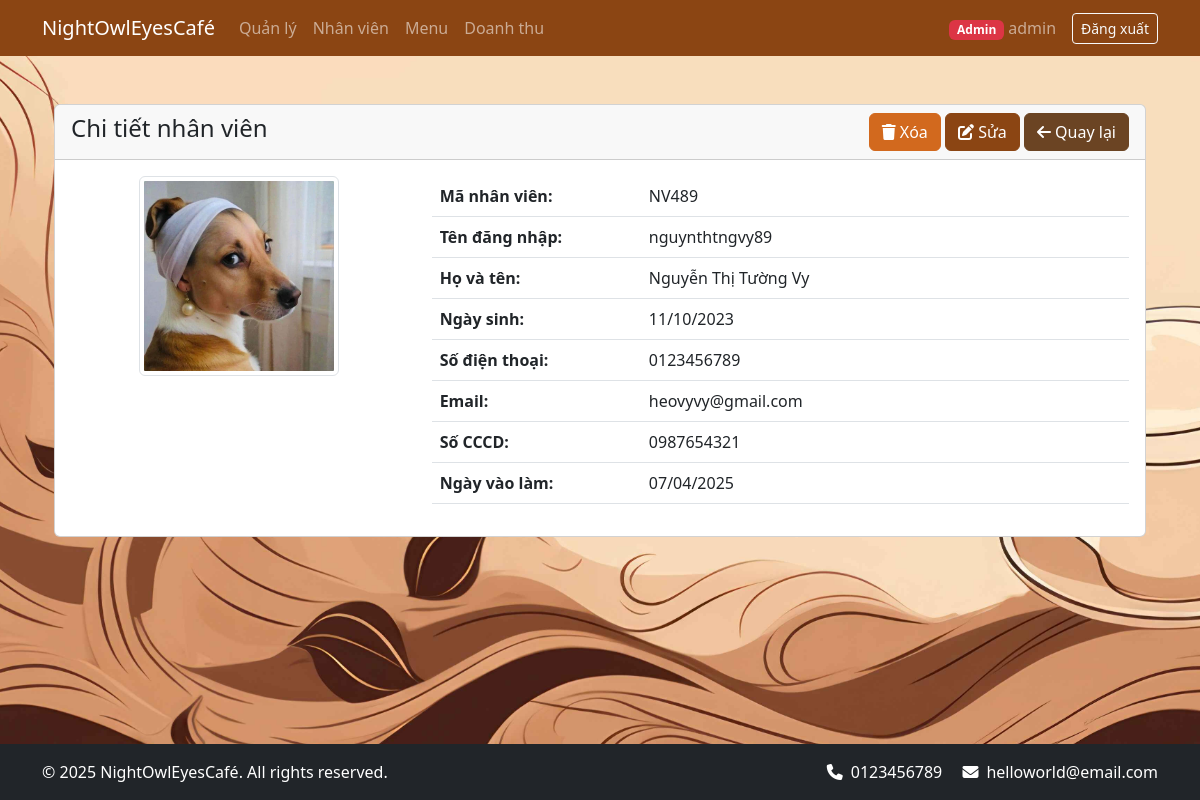
Screenshot of /nhanvien/detail?id=3 (signed in) with the database file from the repository.
### tables this page shows
CREATE TABLE IF NOT EXISTS `users` (
  `id` int NOT NULL AUTO_INCREMENT,
  `username` varchar(50) NOT NULL,
  `password` varchar(255) NOT NULL,
  `role` enum('admin','staff') NOT NULL,
  `staff_id` varchar(10) DEFAULT NULL,
  `created_at` timestamp NULL DEFAULT CURRENT_TIMESTAMP,
  PRIMARY KEY (`id`),
  UNIQUE KEY `username` (`username`)
);

CREATE TABLE IF NOT EXISTS `staff` (
  `id` int NOT NULL AUTO_INCREMENT,
  `staff_id` varchar(10) NOT NULL,
  `name` varchar(100) NOT NULL,
  `dob` date NOT NULL,
  `phone` varchar(15) NOT NULL,
  `email` varchar(100) NOT NULL,
  `id_card` varchar(20) NOT NULL,
  `image` varchar(255) DEFAULT NULL,
  `hire_date` date NOT NULL,
  `created_at` timestamp NULL DEFAULT CURRENT_TIMESTAMP,
  PRIMARY KEY (`id`),
  UNIQUE KEY `staff_id` (`staff_id`),
  UNIQUE KEY `id_card` (`id_card`)
);

### controllers/BaseController.php (called while the page is built, shortened)
<?php
class BaseController {
    public function __construct() {
        $database = new Database();
        $this->db = $database->getConnection();
    }
    protected function render($view, $data = []) {
        extract($data);
        include_once 'views/layouts/header.php';
        include_once "views/$view.php";
        include_once 'views/layouts/footer.php';
    }
}
?>

### controllers/StaffController.php (called while the page is built, shortened)
<?php
require_once __DIR__ . '/../models/StaffModel.php';
class StaffController extends BaseController {
    private $staffModel;
    public function __construct() {
        $this->staffModel = new StaffModel($this->db);
    }
    public function detail() {
        $id = $_GET['id'];
        $staff = $this->staffModel->getStaffById($id);
        $this->render('nhanvien_detail', [
            'staff' => $staff
        ]);
    }
}
?>

### config/database.php (called while the page is built, shortened)
<?php
class Database {
    private $host = DB_HOST;
    private $db_name = DB_NAME;
    private $username = DB_USER;
    private $password = DB_PASS;
    public function getConnection() {
        $this->conn = null;
        try {
            $this->conn = new PDO("mysql:host=" . $this->host . ";dbname=" . $this->db_name, $this->username, $this->password);
            $this->conn->setAttribute(PDO::ATTR_ERRMODE, PDO::ERRMODE_EXCEPTION);
            $this->conn->exec("set names utf8");
        } catch(PDOException $e) {
            echo "Connection error: " . $e->getMessage();
        }
        return $this->conn;
    }
}
?>

### models/StaffModel.php (called while the page is built, shortened)
<?php
class StaffModel {
    private $db;
    public function __construct($db) {
        $this->db = $db;
    }
    public function getStaffById($id) {
        $query = "SELECT s.*, u.username
                 FROM staff s
                 LEFT JOIN users u ON s.staff_id = u.staff_id
                 WHERE s.id = ?";
        $stmt = $this->db->prepare($query);
        $stmt->execute([$id]);
        return $stmt->fetch(PDO::FETCH_ASSOC);
    }
}

### views/nhanvien_detail.php (the view)
<?php require_once 'layouts/header.php'; ?>
<div class="container mt-4">
    <div class="row">
        <div class="col-md-12">
            <div class="card">
                <div class="card-header d-flex justify-content-between align-items-center">
                    <h4>Chi tiết nhân viên</h4>
                    <div>
                        <?php if ($_SESSION['user_role'] === 'admin'): ?>
                            <a href="<?= BASE_URL ?>/nhanvien/delete?id=<?= $staff['id'] ?>"
                               class="btn btn-danger"
                               onclick="return confirm('Bạn có chắc chắn muốn xóa nhân viên này không? Hành động này không thể hoàn tác.');">
                                <i class="fas fa-trash"></i> Xóa
                            </a>
                        <?php endif; ?>
                        <a href="<?= BASE_URL ?>/nhanvien/edit?id=<?= $staff['id'] ?>" class="btn btn-primary">
                            <i class="fas fa-edit"></i> Sửa
                        </a>
                        <a href="<?= BASE_URL ?>/nhanvien" class="btn btn-secondary">
                            <i class="fas fa-arrow-left"></i> Quay lại
                        </a>
                    </div>
                </div>
                <div class="card-body">
                    <div class="row">
                        <div class="col-md-4 text-center">
                            <?php if ($staff['image']): ?>
                                <img src="<?= BASE_URL ?>/uploads/staff/<?= $staff['image'] ?>"
                                     class="img-thumbnail mb-3"
                                     style="max-width: 200px;">
                            <?php else: ?>
                                <img src="https://via.placeholder.com/200x200?text=No+Image"
                                     class="img-thumbnail mb-3"
                                     style="max-width: 200px;">
                            <?php endif; ?>
                        </div>
                        <div class="col-md-8">
                            <table class="table">
                                <tr>
                                    <th style="width: 30%">Mã nhân viên:</th>
                                    <td><?= htmlspecialchars($staff['staff_id']) ?></td>
                                </tr>
                                <tr>
                                    <th>Tên đăng nhập:</th>
                                    <td><?= htmlspecialchars($staff['username']) ?></td>
                                </tr>
                                <tr>
                                    <th>Họ và tên:</th>
                                    <td><?= htmlspecialchars($staff['name']) ?></td>
                                </tr>
                                <tr>
                                    <th>Ngày sinh:</th>
                                    <td><?= date('d/m/Y', strtotime($staff['dob'])) ?></td>
                                </tr>
                                <tr>
                                    <th>Số điện thoại:</th>
                                    <td><?= htmlspecialchars($staff['phone']) ?></td>
                                </tr>
                                <tr>
                                    <th>Email:</th>
                                    <td><?= htmlspecialchars($staff['email']) ?></td>
                                </tr>
                                <tr>
                                    <th>Số CCCD:</th>
                                    <td><?= htmlspecialchars($staff['id_card']) ?></td>
                                </tr>
                                <tr>
                                    <th>Ngày vào làm:</th>
                                    <td><?= date('d/m/Y', strtotime($staff['hire_date'])) ?></td>
                                </tr>
                            </table>
                        </div>
                    </div>
                </div>
            </div>
        </div>
    </div>
</div>
<?php require_once 'layouts/footer.php'; ?>

### rows the page displays
users: staff.image (picture), staff.staff_id "NV489", username "nguynthtngvy89", staff.name "Nguyễn Thị Tường Vy", staff.dob "11/10/2023", staff.phone "0123456789", staff.email "heovyvy@gmail.com", staff.id_card "0987654321", staff.hire_date "07/04/2025"

### other values shown
APP_NAME "NightOwlEyesCafé"
$_SESSION['username'] "admin"
CAFE_PHONE "0123456789"
CAFE_EMAIL "helloworld@email.com"
